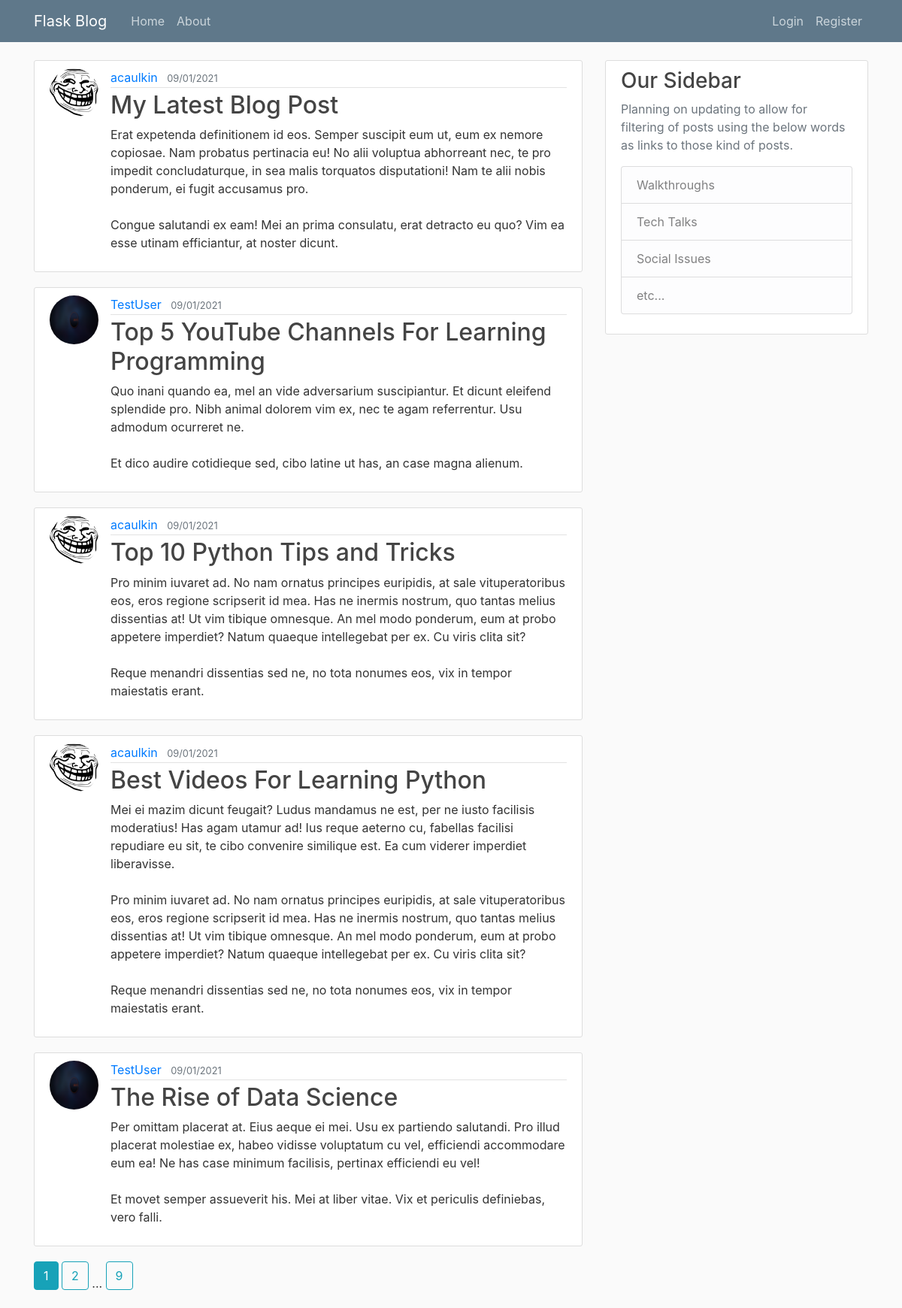
Page /home on the earlier database version.
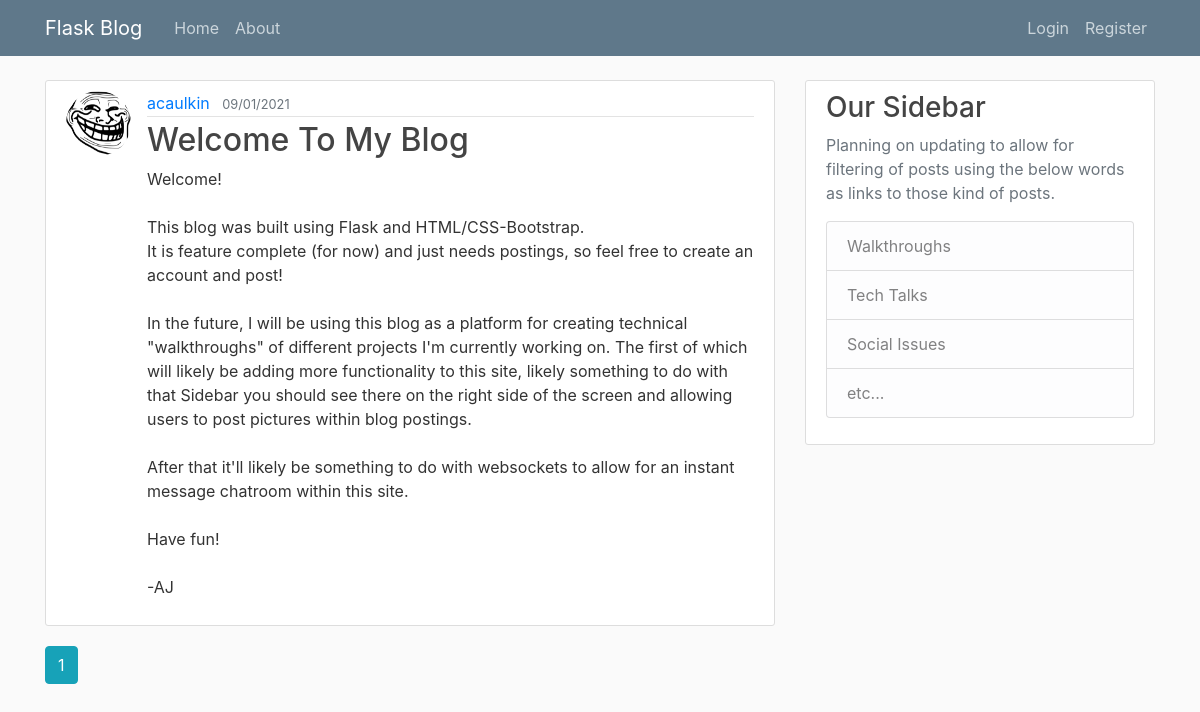
Same page on the later database version.
### flaskblog/models.py (models this page shows, shortened)
class Post(db.Model):
    id = db.Column(db.Integer, primary_key = True)
    title = db.Column(db.String(100), nullable = False)
    date_posted = db.Column(db.DateTime, nullable = False, default = datetime.utcnow)
    content = db.Column(db.Text, nullable = False)
    user_id = db.Column(db.Integer, db.ForeignKey('user.id'), nullable = False)

class User(db.Model, UserMixin):
    id = db.Column(db.Integer, primary_key = True)
    username = db.Column(db.String(20), unique = True, nullable = False)
    email = db.Column(db.String(120), unique = True, nullable = False)
    image_file = db.Column(db.String(20), nullable = False, default = 'default.jpg')
    password =  db.Column(db.String(60), nullable = False)
    posts = db.relationship('Post', backref = 'author', lazy = True)

### flaskblog/main/routes.py (the view)
@main.route('/')
@main.route('/home')
def home():
    page = request.args.get('page', 1, type=int)
    posts = Post.query.order_by(Post.date_posted.desc()).paginate(page=page, per_page=5)
    return render_template('home.html', posts=posts, title='Home')

### flaskblog/templates/home.html
{% extends "layout.html" %}
{% block content %}
    {% for post in posts.items %}
    <article class="media content-section">
      <img class="rounded-circle article-img" src="{{ url_for('static', filename='profile_pics/' + post.author.image_file) }}">
        <div class="media-body">
          <div class="article-metadata">
            <a class="mr-2" href="{{ url_for('users.user_posts', username=post.author.username) }}">{{ post.author.username }}</a>
            <small class="text-muted">{{ post.date_posted.strftime('%d/%m/%Y') }}</small>
          </div>
          <h2><a class="article-title" href="{{ url_for('posts.post', post_id=post.id) }}">{{ post.title }}</a></h2>
          <p class="article-content">{{ post.content }}</p>
        </div>
      </article>
    {% endfor %}
    {% for page_num in posts.iter_pages(left_edge=1, right_edge=1, left_current=1, right_current=2) %}
      {% if page_num %}
        {% if posts.page == page_num %}
          <a class="btn btn-info mb-4" href="{{ url_for('main.home', page=page_num) }}">{{ page_num }}</a>
        {% else %}
          <a class="btn btn-outline-info mb-4" href="{{ url_for('main.home', page=page_num) }}">{{ page_num }}</a>
        {% endif %}
      {% else %}
        ...
      {% endif %}
    {% endfor %}
{% endblock content%}

Differences in the rows shown:
removed Post: image_file (picture), author.username "acaulkin", date_posted "09/01/2021", title "My Latest Blog Post", content "Erat expetenda definitionem id eos. Semper suscipit eum ut, eum ex nemore copiosae. Nam probatus pertinacia eu! No alii voluptua abhorreant nec, te pro impedit concludaturque, in sea malis torquatos disputationi! Nam te alii nobis ponderum, ei fugit accusamus pro. Congue salutandi ex eam! Mei an prima consulatu, erat detracto eu quo? Vim ea esse utinam efficiantur, at noster dicunt."
removed Post: image_file (picture), author.username "TestUser", date_posted "09/01/2021", title "Top 5 YouTube Channels For Learning Programming", content "Quo inani quando ea, mel an vide adversarium suscipiantur. Et dicunt eleifend splendide pro. Nibh animal dolorem vim ex, nec te agam referrentur. Usu admodum ocurreret ne. Et dico audire cotidieque sed, cibo latine ut has, an case magna alienum."
removed Post: image_file (picture), author.username "acaulkin", date_posted "09/01/2021", title "Top 10 Python Tips and Tricks", content "Pro minim iuvaret ad. No nam ornatus principes euripidis, at sale vituperatoribus eos, eros regione scripserit id mea. Has ne inermis nostrum, quo tantas melius dissentias at! Ut vim tibique omnesque. An mel modo ponderum, eum at probo appetere imperdiet? Natum quaeque intellegebat per ex. Cu viris clita sit? Reque menandri dissentias sed ne, no tota nonumes eos, vix in tempor maiestatis erant."
removed Post: image_file (picture), author.username "acaulkin", date_posted "09/01/2021", title "Best Videos For Learning Python", content "Mei ei mazim dicunt feugait? Ludus mandamus ne est, per ne iusto facilisis moderatius! Has agam utamur ad! Ius reque aeterno cu, fabellas facilisi repudiare eu sit, te cibo convenire similique est. Ea cum viderer imperdiet liberavisse. Pro minim iuvaret ad. No nam ornatus principes euripidis, at sale vituperatoribus eos, eros regione scripserit id mea. Has ne inermis nostrum, quo tantas melius dissentias at! Ut vim tibique omnesque. An mel modo ponderum, eum at probo appetere imperdiet? Natum quaeque intellegebat per ex. Cu viris clita sit? Reque menandri dissentias sed ne, no tota nonumes eos, vix in tempor maiestatis erant."
removed Post: image_file (picture), author.username "TestUser", date_posted "09/01/2021", title "The Rise of Data Science", content "Per omittam placerat at. Eius aeque ei mei. Usu ex partiendo salutandi. Pro illud placerat molestiae ex, habeo vidisse voluptatum cu vel, efficiendi accommodare eum ea! Ne has case minimum facilisis, pertinax efficiendi eu vel! Et movet semper assueverit his. Mei at liber vitae. Vix et periculis definiebas, vero falli."
now on this page (row edited): Post: image_file (picture), author.username "acaulkin", date_posted "09/01/2021", title "Welcome To My Blog", content "Welcome! This blog was built using Flask and HTML/CSS-Bootstrap. It is feature complete (for now) and just needs postings, so feel free to create an account and post! In the future, I will be using this blog as a platform for creating technical \"walkthroughs\" of different projects I'm currently working on. The first of which will likely be adding more functionality to this site, likely something to do with that Sidebar you should see there on the right side of the screen and allowing users to post pictures within blog postings. After that it'll likely be something to do with websockets to allow for an instant message chatroom within this site. Have fun! -AJ"
Other differences:
list line gone: "2"
list line gone: "9"
